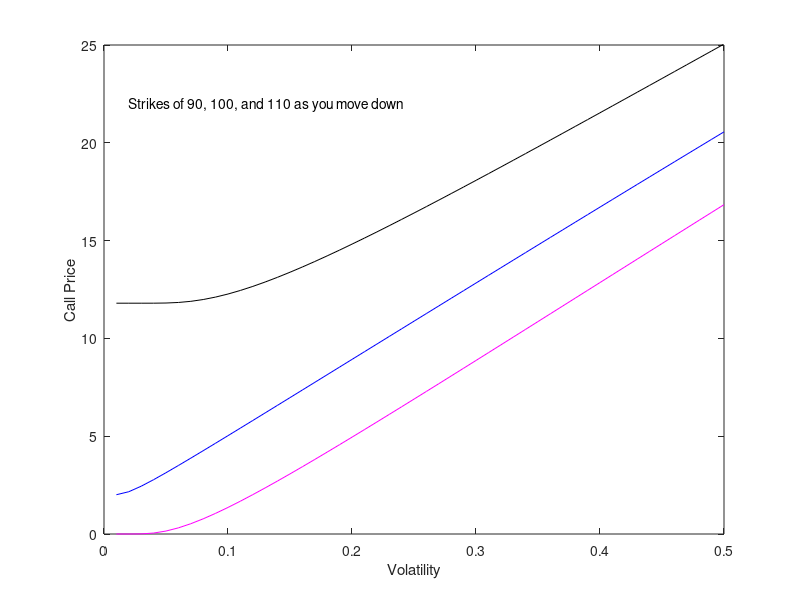

The MATLAB script that drew this image:
%  hw5_s12.m 
%  Matlab program for Lab Report #5, Spring 2012 
%  NYU course ECON-UB 233, Macro foundations for asset pricing, Mar 2012.  
%  Written by:  Dave Backus, March 2012 
format compact
format short 
clear all

%%
disp('Answers to Lab Report 5') 

disp(' ')
disp('------------------------------------------------------------------')
disp('Question 1 (option prices)') 

disp(' ')
disp('Inputs') 
tau = 1
q_tau = 0.98; 
q = 100.00 
b = [90; 100; 110];

% BSM formula
% define price as function of sigma, two steps for clarity (or not?) 
d = @(sigma,b) (log(q./(q_tau.*b))+tau*sigma.^2/2)./(sqrt(tau)*sigma);
call = @(sigma,b) q*normcdf(d(sigma,b)) - q_tau.*b.*normcdf(d(sigma,b)-sqrt(tau)*sigma);

q_call_10 = call(0.10,b);
q_call_15 = call(0.15,b);

q_put_10 = q_call_10 + q_tau*b - q;

disp(' ')
disp('Strike, Call Prices at vol 0.10 and 0.15, Put Prices at 0.10') 
[b q_call_10 q_call_15 q_put_10]

% call price v sigma 
sigma = [0.01:0.01:0.50]';

q_call_90 = call(sigma,90);
q_call_100 = call(sigma,100);
q_call_110 = call(sigma,110);

disp(' ') 
[dummy,i] = min(abs(q_call_110-2.00));
sigma_implied_parte = sigma(i)

figure(1) 
clf
plot(sigma,q_call_90,'k')
hold on 
plot(sigma,q_call_100,'b')
plot(sigma,q_call_110,'m')
axis([0 0.5 0 25])
xlabel('Volatility') 
ylabel('Call Price') 
text(0.02,22,'Strikes of 90, 100, and 110 as you move down')

print -depsc hw5_q1d.eps

return 

%%
disp(' ')
disp('------------------------------------------------------------------')
disp('Question 2 (implied volatilities)') 
clear all 
format compact 

disp(' ')
disp('Inputs') 
tau = 3/12
q_tau = 1.00 
q = 1395.75 

data = [
    1340  82.50 85.75 28.25 30.25; 
    1350  75.25 78.25 30.75 32.75;
    1360  68.00 71.00 33.25 35.50;
    1370  61.25 64.00 36.25 38.75;
    1380  54.50 57.25 39.50 42.25;
    1390  48.25 50.75 43.25 45.75; 
    1400  42.25 44.75 47.00 50.00; 
    1410  36.75 39.25 51.25 54.50; 
    1420  31.75 33.75 56.00 59.25; 
    1430  27.00 29.00 61.25 64.50]; 

b = data(:,1);
call_bid = data(:,2);
call_ask = data(:,3);
put_bid = data(:,4);
put_ask = data(:,5);

call_mid = (call_bid+call_ask)/2;
put_mid = (put_bid+put_ask)/2;

disp(' ')
disp('(a) Calls from puts')

call_fromputs = q - q_tau*b + put_mid;

figure(1) 
clf
plot(b, call_bid, 'b')
hold on 
plot(b, call_ask, 'm')
plot(b, call_fromputs, 'k*')
title('Bid and Ask Call Prices') 
xlabel('Strike Price') 
ylabel('Call Price') 
text(1350,30,'blue is bid, magenta is ask, * is from puts')

print -depsc hw5_q2a.eps

disp(' ')
disp('(b) Implied vols for mid calls via secant method')
clear functions 

% BSM formula
% define f = call price as function of sigma, two steps for clarity (or not?) 
d = @(sigma,b) (log(q./(q_tau.*b))+tau*sigma.^2/2)./(sqrt(tau)*sigma);
f = @(sigma,b) q*normcdf(d(sigma,b)) - q_tau.*b.*normcdf(d(sigma,b)-sqrt(tau)*sigma) ... 
        - call_mid;

% convergence parameters 
tol = 1.e-8;
maxit = 50;

% starting values 
% NB:  we do this for log(sigma), which makes sure sigma is positive
x_before = log(0.08) + zeros(size(b));
x_now = log(0.12) + zeros(size(b));
f_before = f(exp(x_before),b);
f_now = f(exp(x_now),b);

% compute implied vol 
t0 = cputime; 
for it = 1:maxit        
    fprime = (f_now - f_before)./(x_now - x_before);
    x_new = x_now - f_now./fprime;
    f_new = f(exp(x_new),b);
    diff_x = max(abs(x_new - x_now));
    diff_f = max(abs(f_new));
%    [it diff_x diff_f]
    
    if max(diff_x,diff_f) < tol, break, end
    
    x_before = x_now;
    x_now = x_new;
    f_before = f_now;
    f_now = f_new; 
end    

% display results
it 
time = cputime - t0 
diffs = [diff_x diff_f]
disp(' ')
disp('Strike/1000 and Vol') 
vol = exp(x_new);
[b/1000 vol]

figure(2) 
clf
plot(b, vol, 'b')
hold on
plot(b, vol, 'b+')
xlabel('Strike Price') 
ylabel('Implied Volatility') 

print -depsc hw5_q2b.eps

return